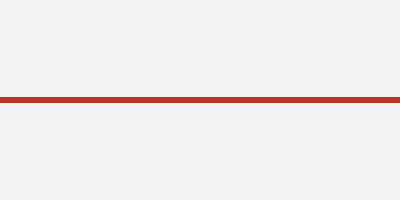
Frame 1 (no input)
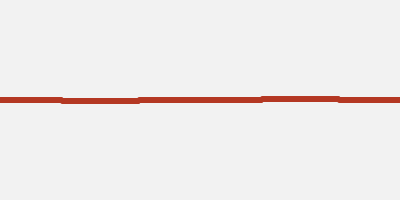
Frame 60 (the mouse pressed at the canvas centre just before this capture)
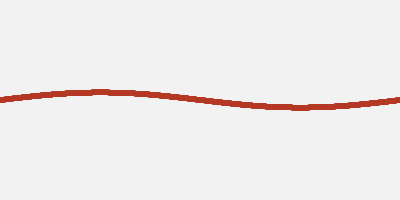
Frame 120 (the mouse held since frame 60 and released just before this capture)

The Processing sketch that drew these frames (run headless with seeded random() and noise(); from frame 60 on, the mouse is pressed at the canvas centre):

// Processing sketch: processing_29998
// ── processing_29998.pde

 
float y1=100;
float t=0;
float k,A,L=400;
int n=2;

void setup() {
  size(400, 200);
  smooth();
  stroke(180,56,35);
  fill(180,56,35);
  k=(3.14)*n/L;
}

void draw() {
  background(242,242,242);
 for(int i=0; i < L; i++) {
  A=(80/n)*sin(k*i);
  y1=100-A*sin(16*t);
  ellipse(i,y1,5,5);
  }  
  t = t + 0.01;
}
                    
